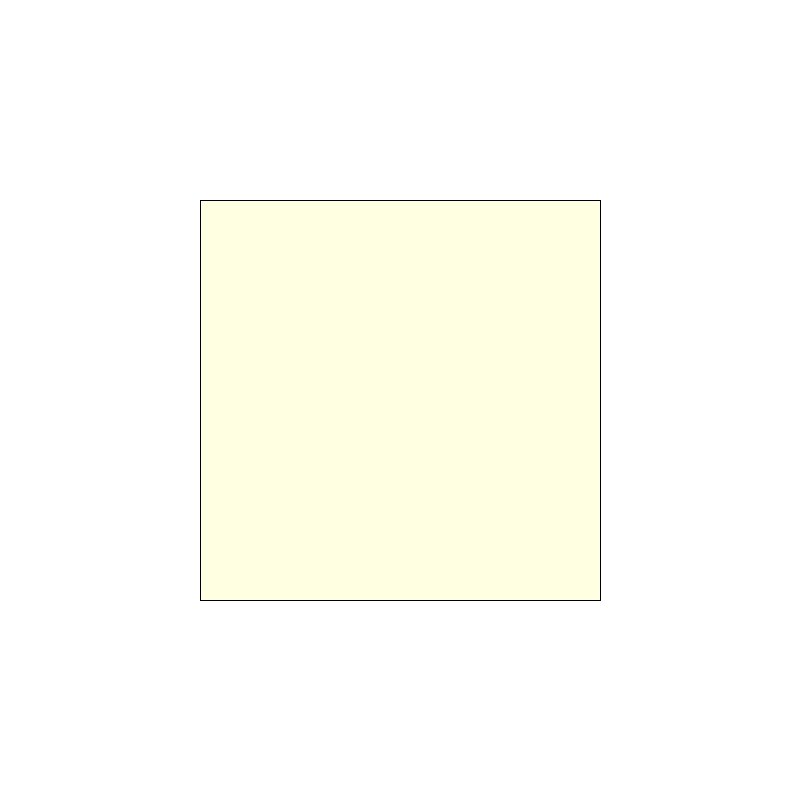
Frame 1 (no input)
Frame 60 (the mouse pressed at the canvas centre just before this capture): identical to frame 1, image omitted
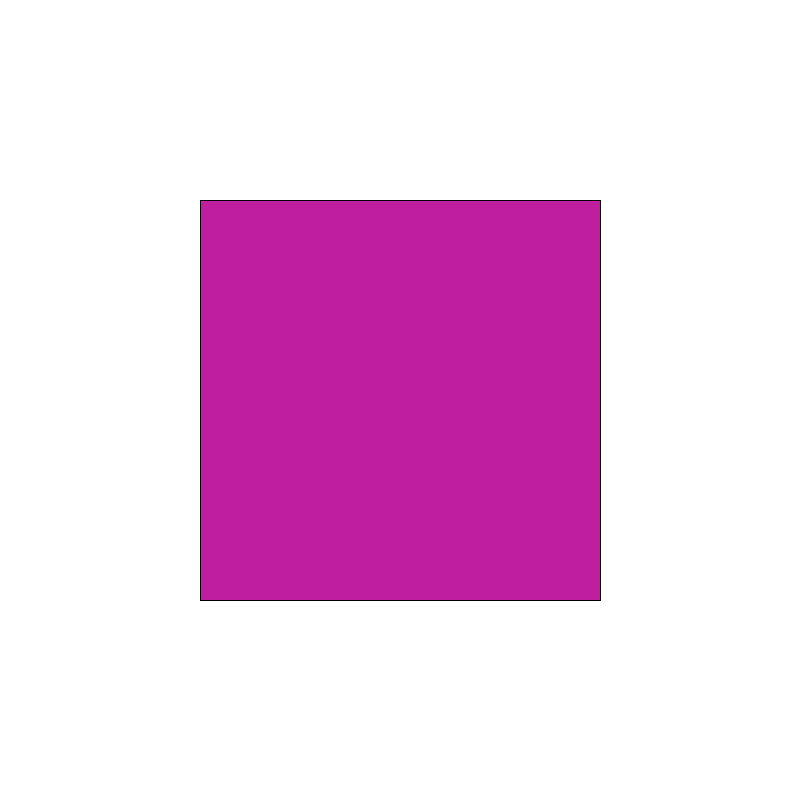
Frame 120 (the mouse held since frame 60 and released just before this capture)

The Processing sketch that drew these frames (run headless with seeded random() and noise(); from frame 60 on, the mouse is pressed at the canvas centre):

// Processing sketch: sketch_01_Rectangle_rollover
// ── sketch_01_Rectangle_rollover.pde
int x = 400;
int y = 400;
int w = 400;
int h = 400;
float r;
float g;
float b;
void setup() {
 size(800, 800);
 frameRate(10);
}
void draw() 
{
 background(255);
 stroke(0);
if (mouseX >= x-w/2 && mouseX<= x+w/2 && mouseY >= y-h/2 && mouseY<= y+h/2)
{
   r = random(255);
   g = random(255);
   b = random(255);
   fill(r,g,b);  
}
else
{
   fill(255,255,225);
}
rectMode(CENTER);
 rect(x, y, w, h);
}
